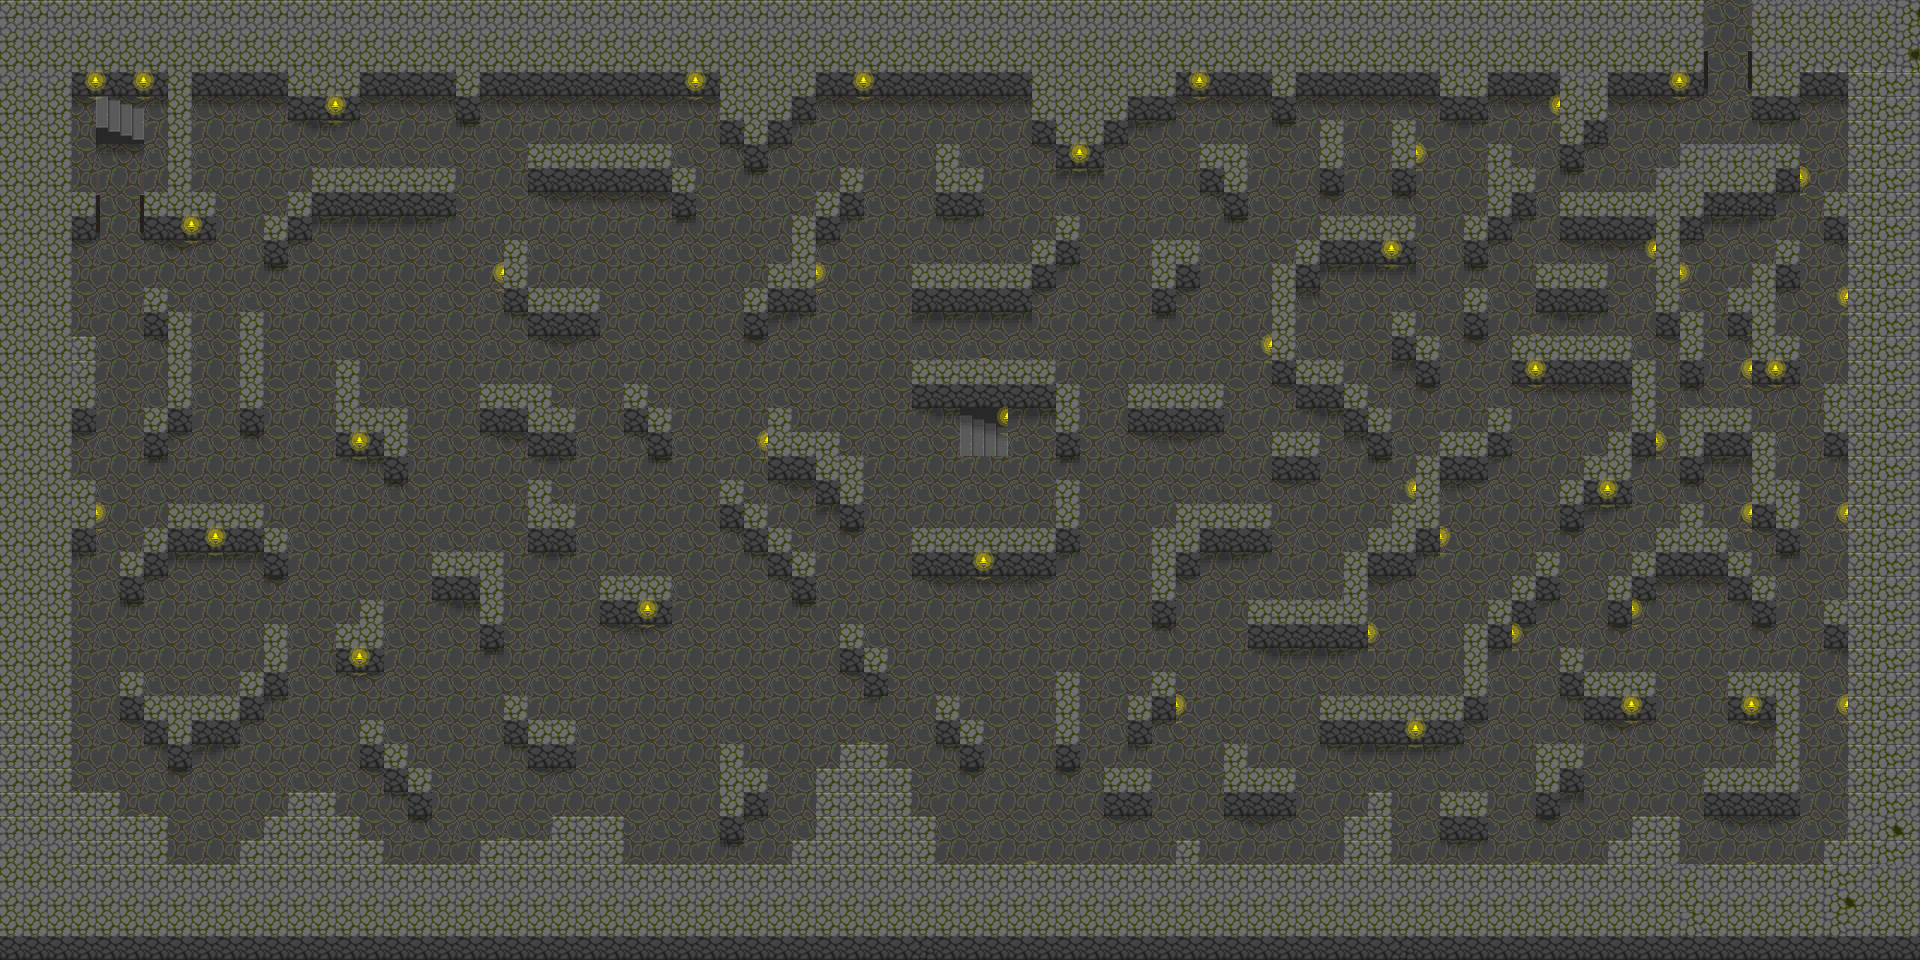

The image is a tile-based game level rendered from a .tmx file. Its description and source (layers, tilesets, objects; grid data summarised) follow:
An orthogonal 80x40 tile map with 24x24 px tiles, 6 tile layers (Kachelebene 1, Kachelebene 2, Kachelebene 3, Kachelebene 4, ...) and 502 objects.

<map version="2017.05.26" orientation="orthogonal" renderorder="right-down" width="80" height="40" tilewidth="24" tileheight="24" nextobjectid="531">
 <tileset firstgid="1" source="../../tilesets/uf_tileset_terrain.tsx" />
 <layer name="Kachelebene 1" width="80" height="40">
  <data>[3200 cells, 3200 non-empty, 17 distinct tile ids]</data>
 </layer>
 <layer name="Kachelebene 2" width="80" height="40">
  <data>[3200 cells, 317 non-empty, 17 distinct tile ids]</data>
 </layer>
 <layer name="Kachelebene 3" width="80" height="40">
  <data>[3200 cells, 40 non-empty, 4 distinct tile ids]</data>
 </layer>
 <layer name="Kachelebene 4" width="80" height="40">
  <data>[3200 cells, 213 non-empty, 8 distinct tile ids]</data>
 </layer>
 <layer name="Kachelebene 5" width="80" height="40">
  <data>[3200 cells, 0 non-empty, 0 distinct tile ids]</data>
 </layer>
 <layer name="Kachelebene 6" width="80" height="40">
  <data>[3200 cells, 0 non-empty, 0 distinct tile ids]</data>
 </layer>
 <objectgroup name="objects_players" visible="0">
  <object id="1" x="72" y="144" width="96" height="48" />
  <object id="3" x="96" y="192" width="48" height="360" />
  <object id="4" x="72" y="240" width="24" height="96" />
  <object id="5" x="144" y="240" width="24" height="48" />
  <object id="6" x="144" y="336" width="24" height="72" />
  <object id="7" x="72" y="432" width="24" height="48" />
  <object id="9" x="144" y="456" width="24" height="72" />
  <object id="10" x="72" y="552" width="48" height="240" />
  <object id="11" x="120" y="600" width="144" height="72" />
  <object id="12" x="144" y="672" width="96" height="24" />
  <object id="14" x="168" y="552" width="96" height="48" />
  <object id="15" x="144" y="576" width="24" height="24" />
  <object id="16" x="120" y="720" width="24" height="96" />
  <object id="17" x="144" y="744" width="24" height="72" />
  <object id="18" x="168" y="768" width="72" height="96" />
  <object id="19" x="192" y="744" width="48" height="24" />
  <object id="20" x="240" y="720" width="48" height="96" />
  <object id="21" x="240" y="816" width="24" height="24" />
  <object id="22" x="264" y="696" width="24" height="24" />
  <object id="23" x="288" y="240" width="48" height="552" />
  <object id="24" x="264" y="576" width="24" height="48" />
  <object id="25" x="168" y="432" width="120" height="72" />
  <object id="26" x="264" y="504" width="24" height="24" />
  <object id="27" x="264" y="264" width="24" height="168" />
  <object id="28" x="192" y="240" width="48" height="192" />
  <object id="29" x="168" y="240" width="24" height="72" />
  <object id="30" x="192" y="96" width="96" height="96" />
  <object id="31" x="216" y="192" width="48" height="48" />
  <object id="32" x="264" y="192" width="24" height="24" />
  <object id="33" x="240" y="240" width="24" height="72" />
  <object id="34" x="312" y="216" width="24" height="24" />
  <object id="35" x="336" y="216" width="168" height="144" />
  <object id="36" x="360" y="360" width="120" height="48" />
  <object id="37" x="408" y="408" width="72" height="144" />
  <object id="38" x="480" y="432" width="48" height="120" />
  <object id="39" x="336" y="456" width="48" height="144" />
  <object id="40" x="336" y="600" width="24" height="24" />
  <object id="41" x="384" y="480" width="24" height="72" />
  <object id="42" x="384" y="552" width="48" height="192" />
  <object id="43" x="336" y="672" width="48" height="48" />
  <object id="44" x="336" y="720" width="24" height="96" />
  <object id="45" x="360" y="768" width="24" height="72" />
  <object id="46" x="384" y="792" width="24" height="72" />
  <object id="47" x="408" y="816" width="72" height="48" />
  <object id="48" x="432" y="600" width="48" height="216" />
  <object id="49" x="480" y="648" width="24" height="192" />
  <object id="50" x="504" y="744" width="24" height="96" />
  <object id="51" x="528" y="768" width="192" height="48" />
  <object id="52" x="528" y="816" width="24" height="24" />
  <object id="53" x="504" y="552" width="96" height="144" />
  <object id="54" x="528" y="696" width="72" height="24" />
  <object id="55" x="576" y="720" width="24" height="48" />
  <object id="56" x="600" y="624" width="120" height="144" />
  <object id="57" x="624" y="816" width="96" height="48" />
  <object id="58" x="720" y="840" width="72" height="24" />
  <object id="59" x="744" y="816" width="72" height="24" />
  <object id="60" x="768" y="600" width="48" height="216" />
  <object id="61" x="720" y="552" width="48" height="192" />
  <object id="62" x="744" y="744" width="24" height="24" />
  <object id="64" x="576" y="456" width="144" height="120" />
  <object id="66" x="672" y="576" width="48" height="48" />
  <object id="67" x="504" y="312" width="24" height="24" />
  <object id="68" x="480" y="360" width="24" height="24" />
  <object id="69" x="504" y="336" width="408" height="48" />
  <object id="70" x="576" y="384" width="48" height="72" />
  <object id="71" x="624" y="432" width="24" height="24" />
  <object id="72" x="552" y="384" width="24" height="24" />
  <object id="73" x="528" y="456" width="48" height="24" />
  <object id="74" x="552" y="480" width="24" height="24" />
  <object id="75" x="672" y="384" width="96" height="72" />
  <object id="76" x="648" y="384" width="24" height="24" />
  <object id="77" x="720" y="456" width="48" height="24" />
  <object id="78" x="744" y="480" width="72" height="24" />
  <object id="79" x="768" y="504" width="72" height="24" />
  <object id="80" x="792" y="528" width="24" height="24" />
  <object id="81" x="816" y="528" width="96" height="96" />
  <object id="82" x="816" y="624" width="24" height="144" />
  <object id="83" x="840" y="672" width="24" height="72" />
  <object id="84" x="864" y="696" width="24" height="48" />
  <object id="85" x="864" y="624" width="24" height="24" />
  <object id="86" x="888" y="576" width="264" height="96" />
  <object id="87" x="888" y="672" width="168" height="24" />
  <object id="88" x="888" y="696" width="48" height="72" />
  <object id="89" x="912" y="768" width="192" height="48" />
  <object id="90" x="936" y="816" width="240" height="48" />
  <object id="91" x="984" y="696" width="72" height="72" />
  <object id="92" x="960" y="696" width="24" height="24" />
  <object id="93" x="936" y="744" width="24" height="24" />
  <object id="94" x="1080" y="672" width="48" height="96" />
  <object id="95" x="1128" y="672" width="24" height="24" />
  <object id="96" x="1128" y="744" width="24" height="24" />
  <object id="97" x="1152" y="720" width="72" height="96" />
  <object id="98" x="1176" y="816" width="168" height="24" />
  <object id="99" x="1200" y="840" width="144" height="24" />
  <object id="100" x="1152" y="624" width="96" height="48" />
  <object id="101" x="1176" y="672" width="144" height="48" />
  <object id="102" x="1224" y="720" width="96" height="24" />
  <object id="103" x="1248" y="744" width="288" height="24" />
  <object id="104" x="1296" y="768" width="240" height="24" />
  <object id="105" x="1296" y="792" width="72" height="24" />
  <object id="106" x="1392" y="792" width="48" height="72" />
  <object id="107" x="1488" y="792" width="48" height="72" />
  <object id="108" x="1440" y="840" width="48" height="24" />
  <object id="109" x="1248" y="648" width="72" height="24" />
  </objectgroup>
 <objectgroup name="objects_npcs" visible="0">
  <!-- 243 objects omitted --></objectgroup>
</map>
<!-- 398 of 502 objects omitted -->
